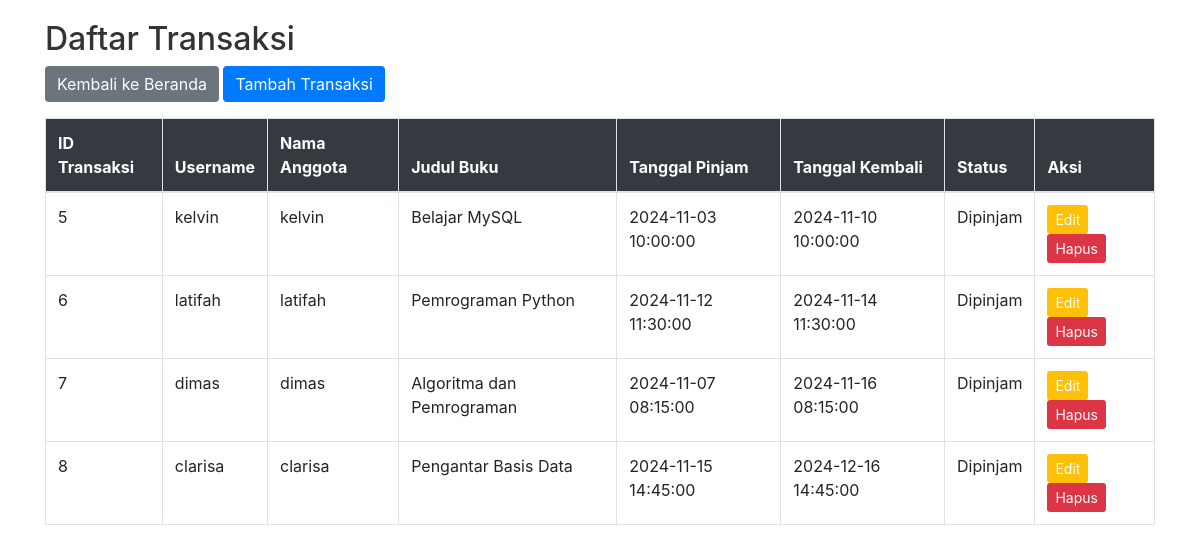
Page /transaksi.php on the committed database.
### tables this page shows
CREATE TABLE `transaksi` (
  `id_transaksi` int(11) NOT NULL,
  `username` varchar(50) NOT NULL,
  `nama_anggota` varchar(50) NOT NULL,
  `judul_buku` varchar(50) NOT NULL,
  `tgl_pinjam` datetime NOT NULL,
  `tgl_kembali` datetime NOT NULL,
  `status` varchar(20) NOT NULL
);

### transaksi.php (the view, shortened to what this page needs)
<!DOCTYPE html>
<html lang="en">
<head>
    <link rel="stylesheet" href="https://stackpath.bootstrapcdn.com/bootstrap/4.5.2/css/bootstrap.min.css">
</head>
<body>
<div class="container">
    <h2>Daftar Transaksi</h2>
    <a href="index.php" class="btn btn-secondary mb-3">Kembali ke Beranda</a>
    <a href="tambah_transaksi.php" class="btn btn-primary mb-3">Tambah Transaksi</a>
    <table class="table table-bordered">
        <thead>
            <tr>
                <th>ID Transaksi</th>
                <th>Username</th>
                <th>Nama Anggota</th>
                <th>Judul Buku</th>
                <th>Tanggal Pinjam</th>
                <th>Tanggal Kembali</th>
                <th>Status</th>
                <th>Aksi</th>
            </tr>
        </thead>
        <tbody>
            <?php
            include 'koneksi.php';
            $sql = "SELECT * FROM transaksi";
            $result = $conn->query($sql);
            if ($result->num_rows > 0) {
                while($row = $result->fetch_assoc()) {
                    echo "<tr>
                            <td>{$row['id_transaksi']}</td>
                            <td>{$row['username']}</td>
                            <td>{$row['nama_anggota']}</td>
                            <td>{$row['judul_buku']}</td>
                            <td>{$row['tgl_pinjam']}</td>
                            <td>{$row['tgl_kembali']}</td>
                            <td>{$row['status']}</td>
                            <td>
                                <a href='edit_transaksi.php?id_transaksi={$row['id_transaksi']}' class='btn btn-edit btn-sm'>Edit</a>
                                <a href='hapus_transaksi.php?id_transaksi={$row['id_transaksi']}' onclick=\"return confirm('Yakin ingin menghapus data ini?')\" class='btn btn-hapus btn-sm'>Hapus</a>
                            </td>
                          </tr>";
                }
            } else {
                echo "<tr><td colspan='8' class='text-center'>Tidak ada data transaksi</td></tr>";
            }
            ?>
        </tbody>
    </table>
</div>
</body>
</html>

### transaksi.php (style rules this page uses)
.container { margin-top: 20px; }
h2 { color: #333; }
.btn-primary { background-color: #007bff; border: none; }
.btn-secondary { background-color: #6c757d; border: none; }
.btn-edit { background-color: #ffc107; color: #fff; border: none; }
.btn-hapus { background-color: #dc3545; color: #fff; border: none; }
.table th { background-color: #343a40; color: #fff; }

### rows in the picture
transaksi: id_transaksi "5", username "kelvin", nama_anggota "kelvin", judul_buku "Belajar MySQL", tgl_pinjam "2024-11-03 10:00:00", tgl_kembali "2024-11-10 10:00:00", status "Dipinjam"
transaksi: id_transaksi "6", username "latifah", nama_anggota "latifah", judul_buku "Pemrograman Python", tgl_pinjam "2024-11-12 11:30:00", tgl_kembali "2024-11-14 11:30:00", status "Dipinjam"
transaksi: id_transaksi "7", username "dimas", nama_anggota "dimas", judul_buku "Algoritma dan Pemrograman", tgl_pinjam "2024-11-07 08:15:00", tgl_kembali "2024-11-16 08:15:00", status "Dipinjam"
transaksi: id_transaksi "8", username "clarisa", nama_anggota "clarisa", judul_buku "Pengantar Basis Data", tgl_pinjam "2024-11-15 14:45:00", tgl_kembali "2024-12-16 14:45:00", status "Dipinjam"
